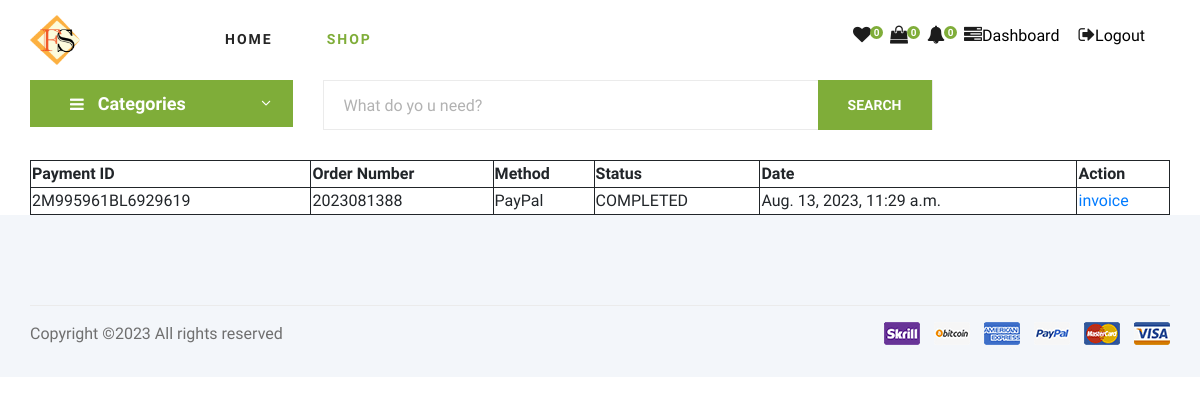
The page /user_view_transaction_details/ (signed in) on the database its author committed.
### store/models.py (models this page shows, shortened)
class Payment(models.Model):
	user = models.ForeignKey(User, on_delete=models.CASCADE)
	payment_id = models.CharField(max_length=100)
	order_number = models.CharField(max_length=50)
	payment_method = models.CharField(max_length=100)
	amount_payed = models.CharField(max_length=100)
	status = models.CharField(max_length=100)
	created_at = models.DateTimeField(auto_now_add=True)

### store/views.py (the view)
# urls.py: path('user_view_transaction_details/', views.user_view_transaction_details, name="user_view_transaction_details"),
@login_required(login_url='login')
def user_view_transaction_details(request):
    transaction_list = Payment.objects.all().filter(user=request.user).exclude(payment_method='cod').order_by('-id')
    context = {'transaction_list':transaction_list}
    return render(request, 'user/user_view_transaction_details.html', context)

### store/context_processors.py (called while the page is built)
def category_list_processor(request):
    category_list = Category.objects.all()
    return {'category_list': category_list}

def cart_counter(request):
    cart_count = 0
    try:
        if request.user.is_authenticated:
            cart_items = CartItems.objects.all().filter(user=request.user)
        else:
            cart = uCart.objects.filter(cart_id=_cart_id(request))
            cart_items = CartItems.objects.all().filter(cart=cart[:1])
        for cart_item in cart_items:
            cart_count += cart_item.quantity
    except uCart.DoesNotExist:
        cart_count=0
    return dict(cart_count=cart_count)

def wish_counter(request):
    if request.user.is_authenticated:
        wish_items = WishList.objects.filter(user=request.user)
    else:
        guest = Guest.objects.filter(guest_id=_wishlist_id(request)).first()
        if guest:
            wish_items = WishList.objects.filter(guest=guest)
        else:
            wish_items = []
    wish_count = wish_items.count() if wish_items else 0
    return {'wish_count': wish_count}

def notification_counter(request):
    if request.user.is_authenticated:
        notifications = Notification.objects.filter(user=request.user,is_read=False)
        noti_count = notifications.count() if notifications else 0
        return dict(noti_count=noti_count)
    else:
        return dict(noti_count=0)

### store/templates/user/user_view_transaction_details.html (shortened to what this page needs)
{% extends "../store/base.html" %}
{%load static%}
{%block body%}
<section class="section-conten padding-y bg">
<div class="container">
<table class="table-content">
            <thead>
            <tr>
              	<th>Payment ID</th>
				<th>Order Number</th>
				<th>Method</th>
				<th>Status</th>
				<th>Date</th>
				<th>Action</th>
            </tr>
            </thead>
			  {%for tl in transaction_list%}
			<tbody>
            <tr>
              	<td>{{tl.payment_id}}</td>
				<td>{{tl.order_number}}</td>
				<td>{{tl.payment_method}}</td>
				<td>{{tl.status}}</td>
				<td>{{tl.created_at}}</td>
				<td>
					{%if tl.payment_method == 'cod' %}
					{%else%}
					<a href="../order_complete?payment_id={{tl.payment_id}}&order_number={{tl.order_number}}">invoice</a>
					{%endif%}
				</td>
            </tr>
            </tbody>
			  {%endfor%}
          </table>
</div>
</section>
{%endblock%}

### static/assets/css/style.css (style rules this page uses)
html, body { height: 100%; font-family: "Cairo", sans-serif; -webkit-font-smoothing: antialiased; font-smoothing: antialiased; }
@media only screen and (min-width: 1200px) { .container { max-width: 1170px; } }

### store/templates/user/user_view_transaction_details.html (style rules this page uses)
.table-content, th, td { border: 1px solid; }
.table-content { width:100%; }

### rows shown on the page
Payment: payment_id "2M995961BL6929619", order_number "2023081388", payment_method "PayPal", status "COMPLETED", created_at "Aug. 13, 2023, 11:29 a.m."

### other values the page prints
{{ wish_count }} "0"
{{ cart_count }} "0"
{{ noti_count }} "0"
